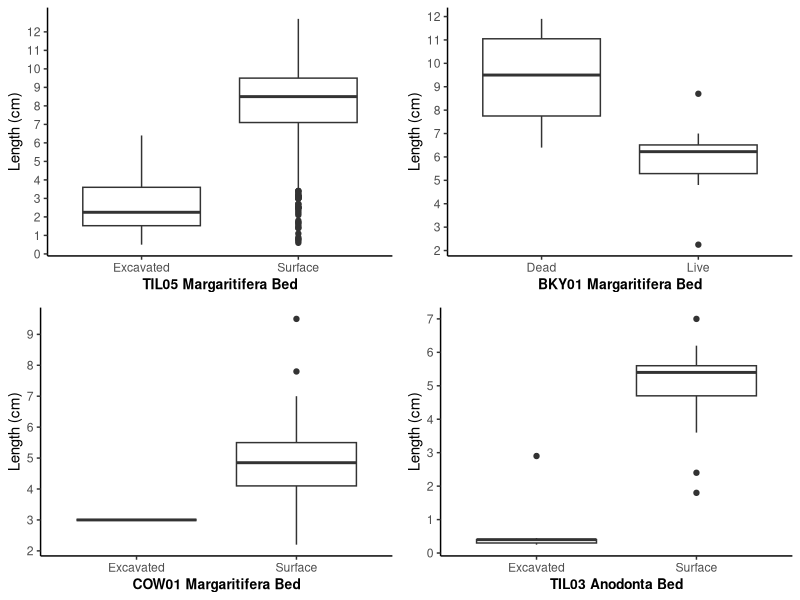

Reproduce this figure in R.
setwd("/Users/williamjohnson/Desktop/Laura/Hallett_Lab/Repositories/thesis-mussels/site_DATAexplore")
library(tidyverse)
library(cowplot)

#bring in needed files and clean them up
bky01sys2 <- as.tibble(read.csv("BKY01_sys2.csv", header = TRUE))
bky <- bky01sys2[, 1:7]

til03 <- as.tibble(read.csv("TIL03_systematic02.csv", header = TRUE))
til03 <- til03[, 1:6]

cow <- as.tibble(read.csv("cow01_cen2.csv", header = TRUE))

til02 <- as.tibble(read.csv("til02_cen2.csv", header = TRUE))




################# BKY plot of lengths of live vs dead animals #################################
# Need to change D and L to Live and Dead in rows
bky <- bky %>%
  mutate(L_or_D = ifelse(L_or_D == "L", "Live", "Dead"))

# Turn this into a box plot
bkyplot <- ggplot(bky, aes(as.factor(L_or_D), Length_cm)) + geom_boxplot() + 
  theme_classic() + xlab("BKY01 Margaritifera Bed")
####### HELP why won't this re-format my y axis to extend to 12.5?!? 
bkyplot <- bkyplot + scale_y_continuous(name = "Length (cm)", breaks = seq(0,13,1)) +  
  theme(axis.title.x = element_text(size=10, face="bold"))
#theme(axis.title.x = element_blank())

############# TIL03 plot of lengths of surface vs excavated animals ##################
# Need to change E and S to excavated and surface in rows
til03 <- til03 %>%
  mutate(S_or_E = ifelse(S_or_E == "S", "Surface", "Excavated"))


# Investigate the different average length of mussels found buried vs. at surface
exc_hist <- til03 %>%
  group_by(S_or_E)%>%
  summarise(meanshelllength = mean(Length_cm))
# Turn this into a box plot

til03plot <- ggplot(til03, aes(as.factor(S_or_E), Length_cm)) + geom_boxplot() + 
  theme_classic() + xlab("TIL05 Margaritifera Bed")

til03plot <- til03plot + scale_y_continuous(name = "Length (cm)", breaks = seq(0,12,1)) +
  theme(axis.title.x = element_text(size=10, face="bold"))
  # + theme(axis.title.x = element_blank())

######################### COW lengths of Excavated VS surface  ##############################
# Need to change E and S to excavated and surface in rows
cow01cen2 <- cow %>%
  mutate(S_or_E = ifelse(S_or_E == "S", "Surface", "Excavated"))
cowexc_hist <- cow01cen2 %>%
  filter(L_or_D == "L") %>%
  group_by(S_or_E)%>%
  summarise(av_shell_length = mean(Length_cm))
# Turn this into a box plot
cow <- ggplot(cow01cen2, aes(as.factor(S_or_E), Length_cm)) + geom_boxplot() + 
  theme_classic() + xlab("COW01 Margaritifera Bed")

cow <- cow + scale_y_continuous(name = "Length (cm)", breaks = seq(0,12,1)) + #
  theme(axis.title.x = element_text(size=10, face="bold"))
  #theme(axis.title.x = element_blank()) 

################################### TIL02 Ano Plot #############################
# Need to change E and S to excavated and surface in rows
til02 <- til02 %>%
  mutate(S_or_E = ifelse(S_or_E == "S", "Surface", "Excavated"))
til02exc_hist <- cow01cen2 %>%
  filter(L_or_D == "L") %>%
  group_by(S_or_E)%>%
  summarise(av_shell_length = mean(Length_cm))
# Turn this into a box plot
til02boxplot <- ggplot(til02, aes(as.factor(S_or_E), Length_cm)) + geom_boxplot() + 
  theme_classic() + xlab("TIL03 Anodonta Bed")
  

til02boxplot <- til02boxplot + scale_y_continuous(name = "Length (cm)", breaks = seq(0,7,1)) +
  theme(axis.title.x = element_text(size=10, face="bold"))


# + theme(axis.title.x = element_blank()) 



############################ Put it all in 1 plot! ###############################
plot_grid(til03plot, bkyplot, cow, til02boxplot)
